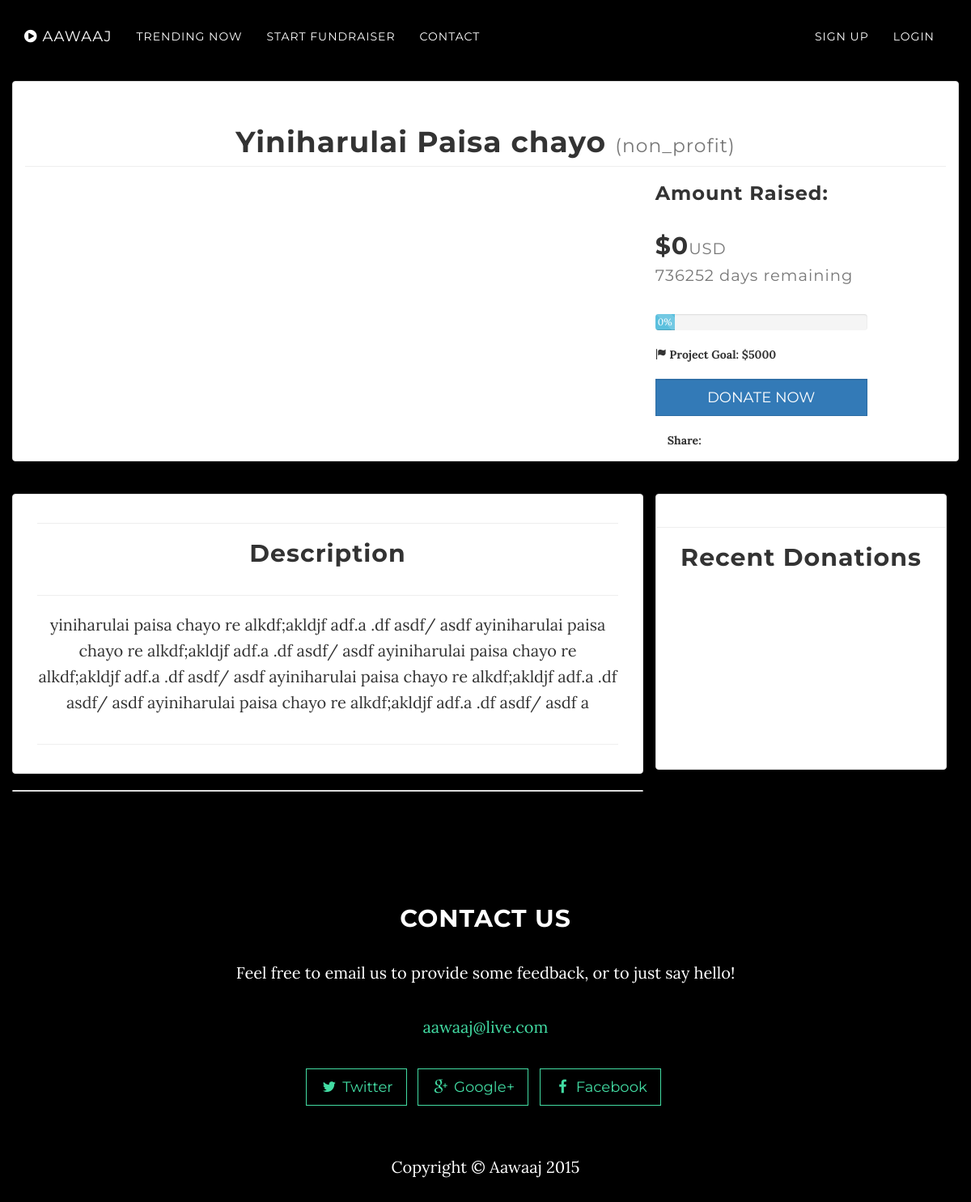
/fundraiser/index.php?page=fund&m=campaign&id=44, run on the app's committed database.
### tables this page shows
CREATE TABLE IF NOT EXISTS `fundraiser` (
  `id` int(11) NOT NULL AUTO_INCREMENT,
  `fundraiser_type` varchar(10) NOT NULL,
  `title` varchar(55) NOT NULL,
  `amount` int(11) NOT NULL DEFAULT '10000',
  `end_date` date NOT NULL,
  `description` varchar(175) NOT NULL,
  `image` varchar(100) NOT NULL,
  `video_url` varchar(500) DEFAULT NULL,
  `details` text NOT NULL,
  `u_id` int(11) NOT NULL,
  PRIMARY KEY (`id`),
  KEY `u_id` (`u_id`)
);

### fundraiser/views/container.php (called while the page is built)
<?php include_once(ROOT_PATH."fundraiser/views/header.php");?>
<?php include_once(ROOT_PATH."fundraiser/views/".$view_page.".php");?>
<?php include_once(ROOT_PATH."fundraiser/views/footer.php");?>

### fundraiser/system/repositories/fundrepository.class.php (called while the page is built, shortened)
<?php
	class FundRepository{
		private $db;
		public function __construct(){
			$this->db = new DbConnection();
		}
		public function get_all(){
			$fund_list = array();
			$this->db->connect();
			$sql = "SELECT * FROM fundraiser";
			$result = $this->db->fetchquery($sql);
			while($row = $result->fetch_assoc()){
				$fund =  new Fundraiser();
				$fund->set_id($row['id']);
				$fund->set_title($row['title']);
				$fund->set_fundraiser_type($row['fundraiser_type']);
				$fund->set_amount($row['amount']);
				$fund->set_end_date($row['end_date']);
				$fund->set_description($row['description']);
				$fund->set_image($row['image']);
				$fund->set_video_url($row['video_url']);
				$fund->set_details($row['details']);
				$fund->set_u_id($row['u_id']);
				array_push($fund_list,$fund);
			}
			return $fund_list;
		}
		public function get_by_id($id){
			$fund = null;
			$this->db->connect();
			$sql = "SELECT * FROM fundraiser WHERE id=?";
			$stmt = $this->db->initialize($sql);
			$stmt->bind_param("i",$id);
			$stmt->execute();
			$stmt->bind_result($id,$fundraiser_type,$title,$amount,$end_date,$description,$image,$video_url,$details,$u_id);
			while($stmt->fetch()){
				$fund = new Fundraiser();
				$fund->set_id($id);
				$fund->set_title($title);
				$fund->set_fundraiser_type($fundraiser_type);
				$fund->set_amount($amount);
				$fund->set_end_date($end_date);
				$fund->set_description($description);
				$fund->set_image($image);
				$fund->set_video_url($video_url);
				$fund->set_details($details);
				$fund->set_u_id($u_id);
			}
				return $fund;
		}
}

### fundraiser/system/models/fundraiser.class.php (called while the page is built, shortened)
<?php
	class Fundraiser{
		private $fundraiser_type;
		private $title;
		private $amount;
		private $end_date;
		private $details;
		public function get_fundraiser_type(){
			return $this->fundraiser_type;
		}
		public function set_fundraiser_type($fundraiser_type){
			$this->fundraiser_type = $fundraiser_type;
		}
		public function get_title(){
			return $this->title;
		}
		public function set_title($title){
			$this->title = $title;
		}
		public function get_amount(){
			return $this->amount;
		}
		public function set_amount($amount){
			$this->amount = $amount;
		}
		public function get_end_date(){
			return $this->end_date;
		}
		public function set_end_date($end_date){
			$this->end_date = $end_date;
		}
		public function get_details(){
			return $this->details;
		}
		public function set_details($details){
			$this->details = $details;
		}
	}
?>

### admin/system/dbUtil/dbconnection.class.php (called while the page is built, shortened)
<?php
	class DBConnection{
		private $conn;
		public function connect(){
			$this->conn = new mysqli(HOSTNAME,USERNAME,PASSWORD,DATABASE);
		}
		public function fetchquery($sql){
			return $this->conn->query($sql);
		}
		public function initialize($sql){
			return $this->conn->prepare($sql);
		}
	}
?>

### fundraiser/system/repositories/payrepository.class.php (called while the page is built, shortened)
<?php
	class PayRepository{
		private $db;
		public function __construct(){
			$this->db = new DbConnection();
		}
		public function get_by_id($item_number){
			$pay_list = array();
			$this->db->connect();
				return $pay_list;
		}
		public function totalFund($item_number){
			$this->db->connect();
			$sql = "SELECT * FROM donations WHERE item_number=?";
			$stmt = $this->db->initialize($sql);
			$stmt->bind_param("i",$item_number);
			$stmt->execute();
			$total = 0;
				return $total;
		}
}

### fundraiser/views/fundview/campaign.php (the view, shortened to what this page needs)
<header class="intro-fund-create">
        <div class="intro-body">
            <div class="container">
                <div class="row">
                        <div class="panel panel-default">
                            <div class="panel-body black-color">
        						        <div class="row">
        						            <div class="col-lg-12">
        						                <h1 class="page-header text-center">
        						                	<?php echo ucfirst($fund->get_title());?>
        						                	<small class="white-color">(<?php echo $fund->get_fundraiser_type();?>)</small>
        						                </h1>
        						            </div>
        						        </div>
      						        <div class="row">
      						            <div class="col-md-8">
      						            </div>
      						            <div class="col-md-3">
      						            	<h3>Amount Raised:</h3>
      						            	<h2>$<?php echo $total;?><small>USD</small>
                                <br/>
                                <small> <?php echo $remaining?> <?php echo ($remaining>0)?"days":"day";?> remaining</small></h2>
      		            	                <div class="progress">
                                                <div class="progress-bar progress-bar-info progress-bar-striped active" role="progressbar" aria-valuenow="<?php echo $percentage;?>" aria-valuemin="0" aria-valuemax="100"
                                                     style="width: <?php echo $percentage;?>%;
                                                     min-width: 2em">
                                                  <?php echo $percentage;?>%
                                                </div>
                                              </div>
      						                <div><b><span class="glyphicon glyphicon-flag"></span> Project Goal: $<?php echo $fund->get_amount();?></b></div>
      						                <br/>
                                              <form action="https://www.sandbox.paypal.com/cgi-bin/webscr" method="post">
                                              <input type="submit" name="submit" value="DONATE NOW" class="btn btn-lg btn-primary form-control input-lg">
                                              </form>
                                              <br/>
                                              <div class="col-md-12">
                                              <b>Share:</b>
                                              </div>
      						            </div>
						              </div>
                      </div>
               </div>
						   <br/>
						   <div class="panel panel-default col-md-8 black-color">
                <div class="panel-body">
                    <div class="text-center">
                          <hr/>
						            	<h2>Description</h2>
						            	<hr>
						            	<p> <?php echo $fund->get_details();?> </p>
                            <hr/>
						        </div>
                </div>
               </div>
               <div class="col-md-4">
                   <div class="panel panel-default black-color">
                    <div class-"panel-body">
                        <br/>
                        <hr/>
                        <h2 class="text-center">Recent Donations</h2>
                          <div class="scroll">
                          </div>
                     </div>
                   </div>
               </div>
         <div class="panel panel-default col-md-8 black-color">
         </div>
        </div>
        </header>

### home/assets/css/grayscale.css (style rules this page uses)
body { width: 100%; height: 100%; font-family: Lora,"Helvetica Neue",Helvetica,Arial,sans-serif; color: #fff; background-color: #000; }
html { width: 100%; height: 100%; }
h1, h2, h3, h4, h5, h6 { margin: 0 0 35px; font-family: Montserrat,"Helvetica Neue",Helvetica,Arial,sans-serif; font-weight: 700; letter-spacing: 1px; }
p { margin: 0 0 25px; font-size: 18px; line-height: 1.5; }
@media (min-width:768px) { p { margin: 0 0 35px; font-size: 20px; line-height: 1.6; } }
.intro-fund-create { display: table; width: 100%; height: ; padding: 100px 0; text-align: left; color: #fff; background-color: #000; -webkit-background-size: cover; -moz-background-size: cover; background-size: cover; -o-background-size: cover; }
.intro-fund-create .intro-body { display: table-cell; padding-top: 100px; }
@media (min-width:768px) { .intro-fund-create { height: 100%; padding: 0; } }
.btn { border-radius: 0; font-family: Montserrat,"Helvetica Neue",Helvetica,Arial,sans-serif; font-weight: 400; -webkit-transition: all .3s ease-in-out; -moz-transition: all .3s ease-in-out; transition: all .3s ease-in-out; }
body { webkit-tap-highlight-color: rgba(255,255,255,.2); }
.black-color { color:#333333; }
.scroll { overflow-y: scroll; overflow-x: hidden; height: 210px; }

### data on the page
fundraiser: title "Yiniharulai Paisa chayo", fundraiser_type "non_profit", end_date "736252", amount "0", amount "5000", details "yiniharulai paisa chayo re alkdf;akldjf adf.a .df asdf/ asdf ayiniharulai paisa chayo re alkdf;akldjf adf.a .df asdf/ asdf ayiniharulai paisa chayo re alkdf;akldjf adf.a .df asdf/ asdf ayiniharulai paisa chayo re alkdf;akldjf adf.a .df asdf/ asdf ayiniharulai paisa chayo re alkdf;akldjf adf.a .df asdf/ asdf a"

### other printed values
$total "0"
